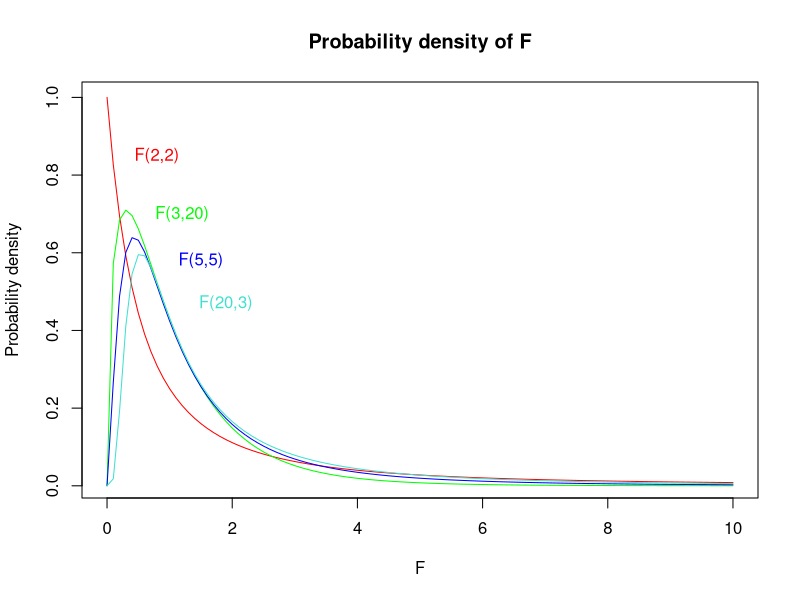
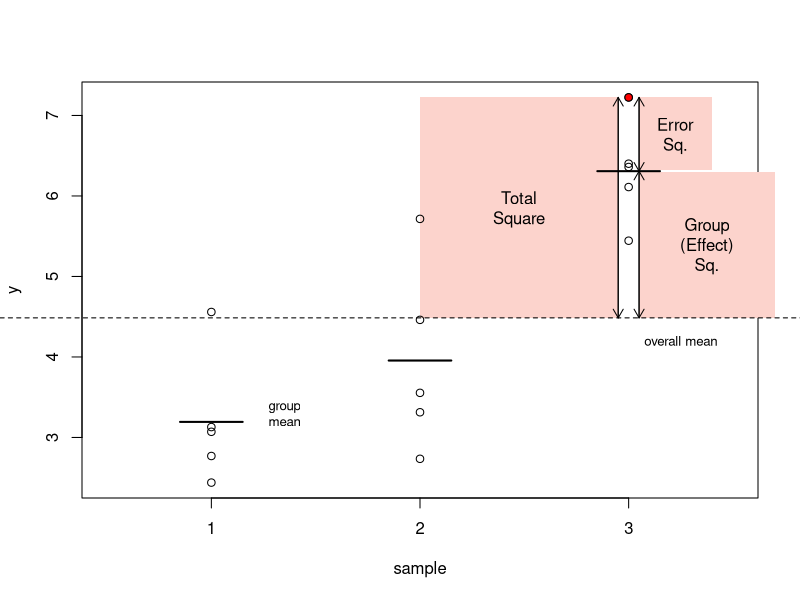
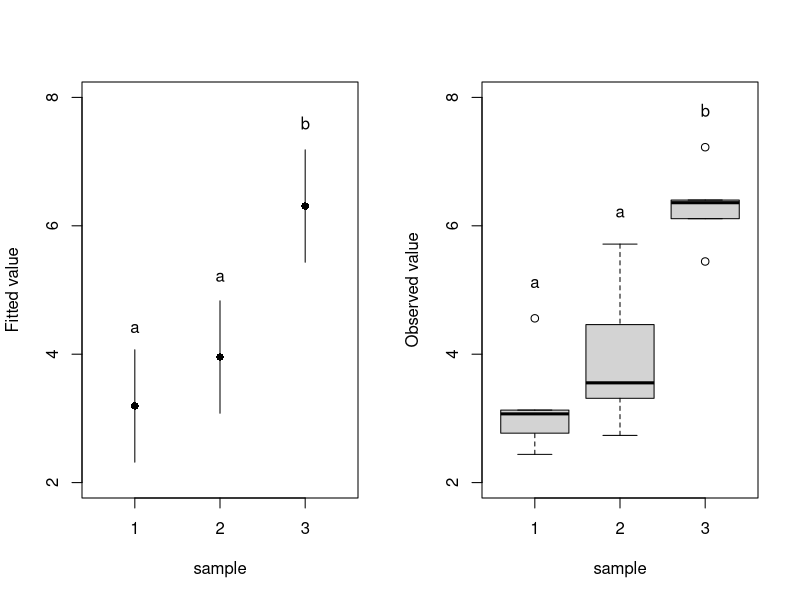

These charts were generated, in order, by the following R code:
## ---- chunk 1
#| message: false
#| warning: false
#| code-fold: true
#| code-summary: "Show R Script"
#| fig-cap: "Figure 1: Probability density plot of F-distributions with different DFs."

# F(2,2)
curve(df(x, df1 = 2, df2 = 2),
      xlim = c(0, 10), col = 'red',
      main = 'Probability density of F', xlab = 'F', ylab = 'Probability density')
text(x = 0.8, y = 0.85, labels = 'F(2,2)', col = 'red')

# F(3,20)
curve(df(x, df1 = 3, df2 = 20),
      xlim = c(0, 10), col = 'green', add = T)
text(x = 1.2, y = 0.7, labels = 'F(3,20)', col = 'green')

# F(5,5)
curve(df(x, df1 = 5, df2 = 5),
      xlim = c(0, 10), col = 'blue', add = T)
text(x = 1.5, y = 0.58, labels = 'F(5,5)', col = 'blue')

# F(20,3)
curve(df(x, df1 = 20, df2 = 3),
      xlim = c(0, 10), col = 'turquoise', add = T)
text(x = 1.9, y = 0.47, labels = 'F(20,3)', col = 'turquoise')

## ---- chunk 2
#| message: false
#| warning: false
#| code-fold: true
#| code-summary: "Show R Script"
#| fig-cap: "Figure 2: The ANOVA mechanism: definition of 'squares' exemplified with the red data point."

set.seed(123)

# Generate data
df <- data.frame(
  group = c(rep(1, 5), rep(2, 5), rep(3, 5)),
  y = c(
    rnorm(n = 5, mean = 3, sd = 1),
    rnorm(n = 5, mean = 4, sd = 1),
    rnorm(n = 5, mean = 6, sd = 1))
)

# Plot
par(xpd = T)

plot(y ~ group, data = df, type = 'n',
     xlim = c(0.5, 3.5),
     xaxt = 'n',
     xlab = 'sample')
axis(1, at = seq(1, 3, by = 1), labels = 1:3)
polygon(x = c(2, 2, 2.95, 2.95),
        y = c(mean(df$y), max(df$y), max(df$y), mean(df$y)),
        border = NA, col = '#fcd3cc')
polygon(x = c(3.05, 3.05, 3.7, 3.7),
        y = c(mean(df$y), mean(df$y[df$group == '3']) - 0.01,
              mean(df$y[df$group == '3']) - 0.01, mean(df$y)),
        border = NA, col = '#fcd3cc')
polygon(x = c(3.05, 3.05, 3.4, 3.4),
        y = c(mean(df$y[df$group == '3']) + 0.01, max(df$y),
              max(df$y), mean(df$y[df$group == '3']) + 0.01),
        border = NA, col = '#fcd3cc')
points(y ~ group, data = df, add = T)
segments(x0 = 0.85, x1 = 1.15,
         y0 = mean(df$y[df$group == '1']),
         lwd = 2)
segments(x0 = 1.85, x1 = 2.15,
         y0 = mean(df$y[df$group == '2']),
         lwd = 2)
segments(x0 = 2.85, x1 = 3.15,
         y0 = mean(df$y[df$group == '3']),
         lwd = 2)
abline(h = mean(df$y), lty = 2)
text(x = 3.25, y = 4.2, labels = 'overall mean', cex = 0.8)
text(x = 1.35, y = 3.3, labels = 'group\nmean', cex = 0.8)
points(x = 3, y = max(df$y), bg = 'red', col = 'black', pch = 21)
arrows(x0 = 2.95, x1 = 2.95,
       y0 = mean(df$y), y1 = max(df$y),
       length = 0.1)
arrows(x0 = 2.95, x1 = 2.95,
       y0 = max(df$y), y1 = mean(df$y),
       length = 0.1)
arrows(x0 = 3.05, x1 = 3.05,
       y0 = mean(df$y), y1 = mean(df$y[df$group == '3']),
       length = 0.1)
arrows(x0 = 3.05, x1 = 3.05,
       y0 = mean(df$y[df$group == '3']), y1 = mean(df$y),
       length = 0.1)
arrows(x0 = 3.05, x1 = 3.05,
       y0 = mean(df$y[df$group == '3']), y1 = max(df$y),
       length = 0.1)
arrows(x0 = 3.05, x1 = 3.05,
       y0 = max(df$y), y1 = mean(df$y[df$group == '3']),
       length = 0.1)
text(x = 2 + (2.95 - 2) / 2,
     y = mean(df$y) + (max(df$y) - mean(df$y)) / 2,
     labels = 'Total\nSquare') 
text(x = 3.05 + (3.4 - 3.05) / 2,
     y = mean(df$y[df$group == '3']) + (max(df$y) - mean(df$y[df$group == '3'])) / 2,
     labels = 'Error\nSq.') 
text(x = 3.05 + (3.7 - 3.05) / 2,
     y = mean(df$y) + (mean(df$y[df$group == '3']) - mean(df$y)) / 2,
     labels = 'Group\n(Effect)\nSq.') 

par(xpd = F)
## ---- chunk 3
#| message: false
#| warning: false
#| code-fold: true
#| code-summary: "Show R Script"
#| fig-cap: "Figure 3: Displaying ANOVA results. Dotchart displaying means and 95%-confidence intervals for the means of the three samples (left). Box-plot displaying the observed values of the response variable (y) for individual levels of the categorical predictor. Means significantly different from each other at α = 0.05 are denoted by different letters (based on the Tukey HSD test)."

par(mfrow = c(1,2))

# ANOVA
summary(aov(y ~ as.factor(group), data = df))

### Post-hoc test
TukeyHSD(aov(y ~ as.factor(group), data = df))

### LM (create model)
m1 <- lm(y ~ as.factor(group), data = df)

### Predicted values (exxtracted from the model)
pred <- cbind(predict(m1, interval = 'confidence', level = 0.95), group = df$group)

pred2 <- data.frame(pred[c(1,6,11),])

# LEFT PLOT
### Dotchart
plot(y = pred2$fit, x = pred2$group, ylim = c(2,8), xlim = c(0.5, 3.5), type = 'n', xaxt = 'n', yaxt = 'n', xlab = 'sample', ylab = 'Fitted value')
axis(2, at = seq(2, 8, by = 2))
axis(1, at = seq(1,3, by = 1))
points(x = pred2$group, y = pred2$fit, pch = 16)
segments(x0 = c(1,2,3), x1 = c(1,2,3),
         y0 = pred2$lwr, y1 = pred2$upr)
text(x = c(1,2,3), y = c(4.4, 5.2, 7.6), labels = c('a', 'a', 'b'))


# RIGHT PLOT
### Boxplot
boxplot(y ~ as.factor(group), data = df, ylim = c(2,8), ylab = 'Observed value', xlab = 'sample', yaxt = 'n')
axis(2, at = seq(2, 8, by = 2))
text(x = c(1,2,3), y = c(5.1, 6.2, 7.8), labels = c('a', 'a', 'b'))

par(mfrow = c(1,1))
